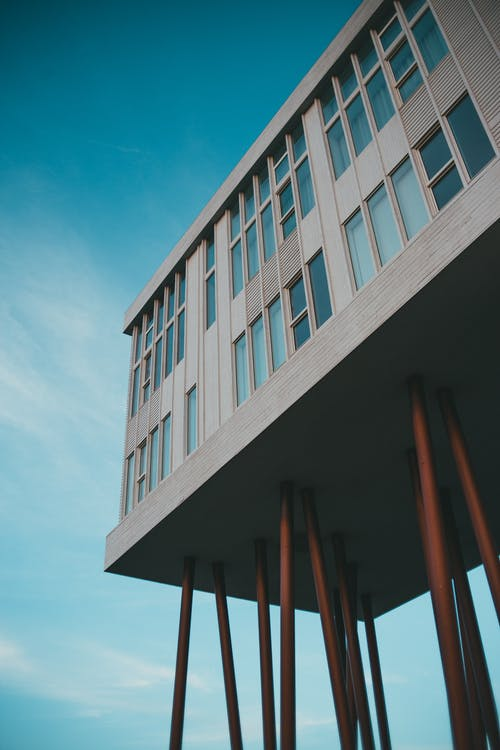
#> input picture test.jpg, 500 x 750 px
$ python analyzer.py
#> lines starting #> are read from the running program, lines starting #| are printed output that depends on the picture

from collections import Counter
from sklearn.cluster import KMeans
from matplotlib import colors
import matplotlib.pyplot as plt
import numpy as np
import cv2

image = cv2.imread('test.jpg')
#> image is the input picture: shape (750, 500, 3); mean B, G, R 129.7, 122.3, 86.9
image = cv2.cvtColor(image, cv2.COLOR_BGR2RGB)

plt.imshow(image)

# Functions
def rgb_to_hex(rgb_color):
    hex_color='#'
    for i in rgb_color:
        i = int(i)
        hex_color += ("{:02x}".format(i))
    return hex_color

def prep_image(raw_img):
    modified_img = cv2.resize(raw_img,(900,600),interpolation=cv2.INTER_AREA)
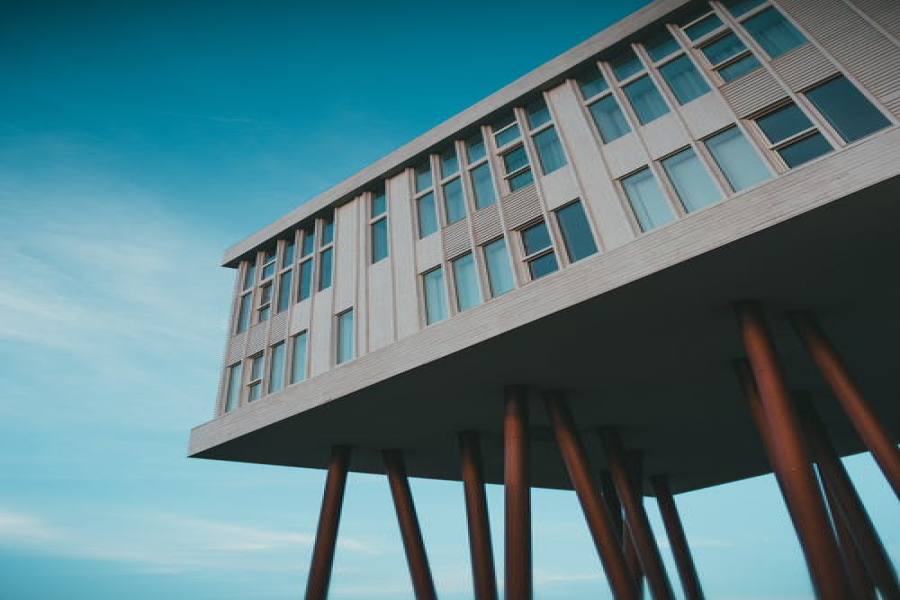
#> modified_img: shape (600, 900, 3); mean R, G, B 86.8, 122.2, 129.7
    modified_img = modified_img.reshape(modified_img.shape[0]*modified_img.shape[1],3)
    return modified_img

def color_analysis(img):
    clf = KMeans(n_clusters=5)
    color_labels = clf.fit_predict(img)
    center_colors = clf.cluster_centers_
    counts = Counter(color_labels)
#> counts = {1: 171515, 2: 88895, 0: 98466, 4: 39565, 3: 141559}
    ordered_colors = [center_colors[i] for i in counts.keys()]
#> ordered_colors = [[39.81, 43.44, 41.37], [11.1, 109.9, 133], [147.8, 150, 149], [73.66, 151, 171.6], [152.9, 198.2, 209.5]]
    hex_colors= [rgb_to_hex(ordered_colors[i]) for i in counts.keys()]
#> the loop in rgb_to_hex, `for i in rgb_color:` made 3 passes
#> (i, hex_color) on passes 1 to 3: (11, '#0b'), (109, '#0b6d'), (132, '#0b6d84')
#> the loop in rgb_to_hex (call 2), `for i in rgb_color:` made 3 passes
#> (i, hex_color) on passes 1 to 3: (147, '#93'), (149, '#9395'), (148, '#939594')
#> hex_colors = ['#0b6d84', '#939594', '#272b29', '#98c6d1', '#4996ab']
    plt.figure(figsize=(12,8))
    plt.pie(counts.values() , labels=hex_colors, colors = hex_colors)
    plt.savefig("color_analysis_report.png")
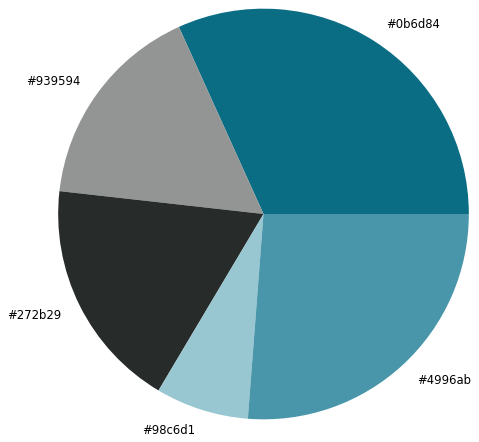
#> figure drawn by matplotlib, 1 panel
    print(hex_colors)
#| ['#0b6d84', '#939594', '#272b29', '#98c6d1', '#4996ab']

modified_image = prep_image(image)
color_analysis(modified_image)
